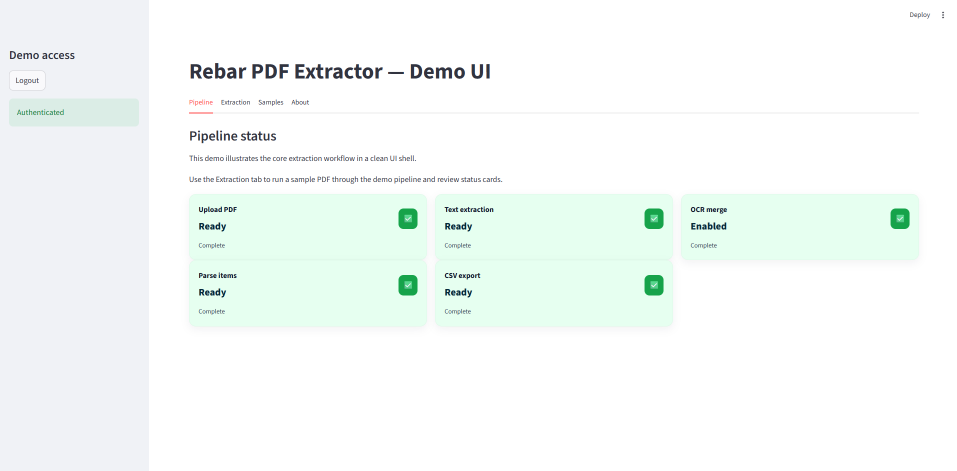
#> input picture images/dashboard.png, 1913 x 941 px (shown at 1/2 size)
$ python -i ocr.py   (imports and definitions only)
#> lines starting #> are read from the running program, lines starting #| are printed output that depends on the picture; after the words box and inside, x2 and y2 are one past the last pixel; in counts of white or black regions, pixels touching at a corner belong together
"""OCR page images with Tesseract (optional if not installed)."""

from __future__ import annotations

from pathlib import Path

import cv2
import pytesseract

_WINDOWS_TESSERACT = Path(r"C:\Program Files\Tesseract-OCR\tesseract.exe")


def _configure_tesseract() -> None:
    try:
        pytesseract.get_tesseract_version()
        return
    except pytesseract.TesseractNotFoundError:
        pass
    if _WINDOWS_TESSERACT.is_file():
        pytesseract.pytesseract.tesseract_cmd = str(_WINDOWS_TESSERACT)


# [1 line not run here, left out]


def _preprocess(image_path: Path):
#> called with image_path = '../images/dashboard.png'
    img = cv2.imread(str(image_path), cv2.IMREAD_GRAYSCALE)
#> img: shape (941, 1913); min 21, max 255, mean 248.7
    if img is None:
        return None
    img = cv2.resize(img, None, fx=1.5, fy=1.5, interpolation=cv2.INTER_CUBIC)
#> img: shape (1412, 2870)
    img = cv2.GaussianBlur(img, (3, 3), 0)
    _, img = cv2.threshold(img, 0, 255, cv2.THRESH_BINARY + cv2.THRESH_OTSU)
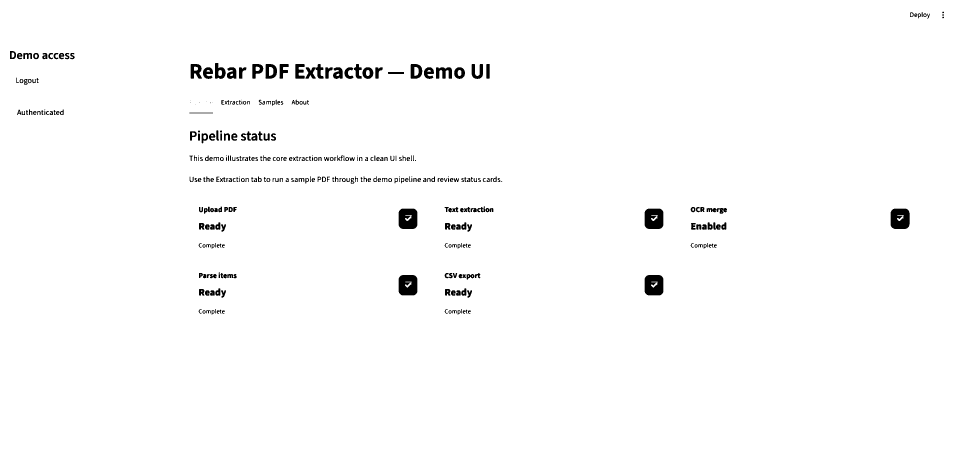
#> img: shape (1412, 2870) (shown at 1/3 size); 98.5% white; 355 black regions (21 under 20 px), largest, box (x1, y1, x2, y2) and area: (2672, 626, 2729, 687) 3125, (1196, 825, 1252, 886) 3096, (1196, 626, 1252, 687) 3094
    return img


def ocr_image(image_path: Path) -> str:
    processed = _preprocess(image_path)
    if processed is None:
        return ""
    config = "--psm 6 -c preserve_interword_spaces=1"
    return pytesseract.image_to_string(processed, config=config).strip()


def tesseract_available() -> bool:
    try:
        pytesseract.get_tesseract_version()
        return True
    except pytesseract.TesseractNotFoundError:
        return False

>>> result = _preprocess('../images/dashboard.png')

$ run again, on images/extractiohn_page.png
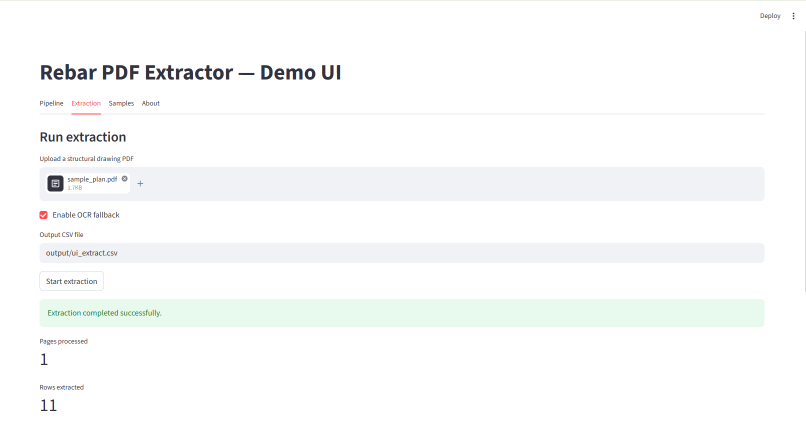
#> input picture images/extractiohn_page.png, 1612 x 857 px (shown at 1/2 size)
#> in _preprocess, `_, img = cv2.threshold(img, 0, 255, cv2.THRESH_BINARY + cv2.THRESH_OTSU)`:
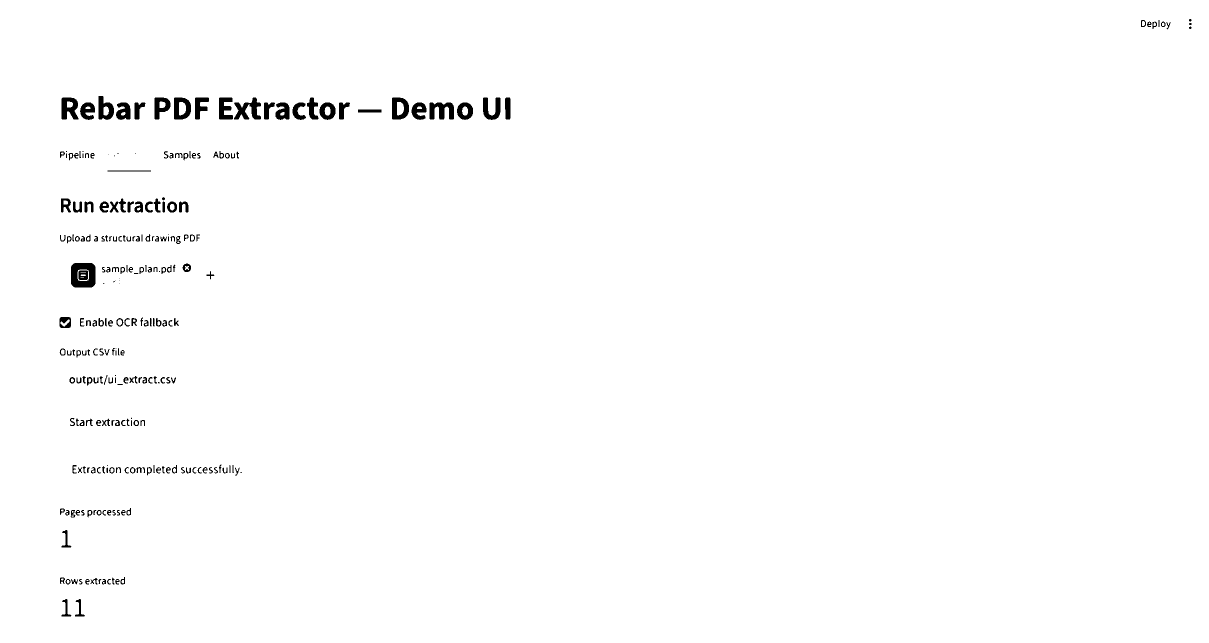
#> img: shape (1286, 2418) (shown at 1/2 size); 98.9% white; 254 black regions (24 under 20 px), largest, box (x1, y1, x2, y2) and area: (142, 526, 191, 575) 1808, (468, 195, 522, 239) 1221, (859, 205, 908, 239) 1151
